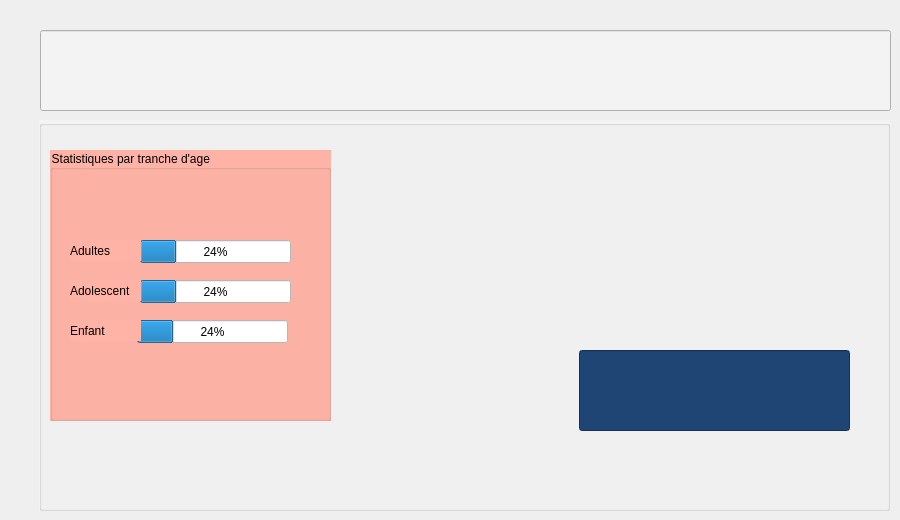
      <widget class="QWidget" name="tab_4">
       <attribute name="title">
        <string>Tab 2</string>
       </attribute>
       <widget class="QLineEdit" name="logoadhernt1">
        <property name="geometry">
         <rect>
          <x>40</x>
          <y>30</y>
          <width>851</width>
          <height>81</height>
         </rect>
        </property>
        <property name="styleSheet">
         <string notr="true">background-color: rgb(243, 243, 243);
border-color: rgb(0, 0, 0);</string>
        </property>
       </widget>
       <widget class="QGroupBox" name="groupBox_4">
        <property name="geometry">
         <rect>
          <x>50</x>
          <y>150</y>
          <width>281</width>
          <height>271</height>
         </rect>
        </property>
        <property name="styleSheet">
         <string notr="true">background-color: rgb(255, 179, 167);
color: rgb(0, 0, 0);
font: 10pt &quot;Times New Roman&quot;;</string>
        </property>
        <property name="title">
         <string>Statistiques par tranche d'age </string>
        </property>
        <widget class="QProgressBar" name="progressBar">
         <property name="geometry">
          <rect>
           <x>90</x>
           <y>90</y>
           <width>151</width>
           <height>23</height>
          </rect>
         </property>
         <property name="styleSheet">
          <string notr="true">color: rgb(0, 0, 0);
background-color: rgb(255, 255, 255);
font: 10pt &quot;Times New Roman&quot;;
</string>
         </property>
         <property name="value">
          <number>24</number>
         </property>
        </widget>
        <widget class="QProgressBar" name="progressBar_2">
         <property name="geometry">
          <rect>
           <x>90</x>
           <y>130</y>
           <width>151</width>
           <height>23</height>
          </rect>
         </property>
         <property name="styleSheet">
          <string notr="true">font: 10pt &quot;Times New Roman&quot;;
background-color: rgb(255, 255, 255);
color: rgb(0, 0, 0);</string>
         </property>
         <property name="value">
          <number>24</number>
         </property>
        </widget>
        <widget class="QProgressBar" name="progressBar_3">
         <property name="geometry">
          <rect>
           <x>87</x>
           <y>170</y>
           <width>151</width>
           <height>23</height>
          </rect>
         </property>
         <property name="styleSheet">
          <string notr="true">color: rgb(0, 0, 0);
background-color: rgb(255, 255, 255);
font: 10pt &quot;Times New Roman&quot;;</string>
         </property>
         <property name="value">
          <number>24</number>
         </property>
        </widget>
        <widget class="QLabel" name="label_21">
         <property name="geometry">
          <rect>
           <x>20</x>
           <y>90</y>
           <width>71</width>
           <height>21</height>
          </rect>
         </property>
         <property name="styleSheet">
          <string notr="true">color: rgb(0, 0, 0);
font: 10pt &quot;Times New Roman&quot;;</string>
         </property>
         <property name="text">
          <string>Adultes</string>
         </property>
        </widget>
        <widget class="QLabel" name="label_22">
         <property name="geometry">
          <rect>
           <x>20</x>
           <y>130</y>
           <width>71</width>
           <height>21</height>
          </rect>
         </property>
         <property name="styleSheet">
          <string notr="true">color: rgb(0, 0, 0);
font: 10pt &quot;Times New Roman&quot;;</string>
         </property>
         <property name="text">
          <string>Adolescent</string>
         </property>
        </widget>
        <widget class="QLabel" name="label_23">
         <property name="geometry">
          <rect>
           <x>20</x>
           <y>170</y>
           <width>71</width>
           <height>21</height>
          </rect>
         </property>
         <property name="styleSheet">
          <string notr="true">color: rgb(0, 0, 0);
font: 10pt &quot;Times New Roman&quot;;</string>
         </property>
         <property name="text">
          <string>Enfant</string>
         </property>
        </widget>
       </widget>
       <widget class="QGroupBox" name="groupBox_5">
        <property name="geometry">
         <rect>
          <x>39</x>
          <y>120</y>
          <width>851</width>
          <height>391</height>
         </rect>
        </property>
        <property name="styleSheet">
         <string notr="true">background-color: rgb(243, 243, 243);</string>
        </property>
        <property name="title">
         <string/>
        </property>
        <widget class="QLineEdit" name="lineEdit_16">
         <property name="geometry">
          <rect>
           <x>540</x>
           <y>230</y>
           <width>271</width>
           <height>81</height>
          </rect>
         </property>
         <property name="styleSheet">
          <string notr="true">background-color: rgb(31, 69, 116);
border-color: rgb(0, 0, 0);</string>
         </property>
        </widget>
       </widget>
       <zorder>groupBox_5</zorder>
       <zorder>groupBox_4</zorder>
       <zorder>logoadhernt1</zorder>
      </widget>
